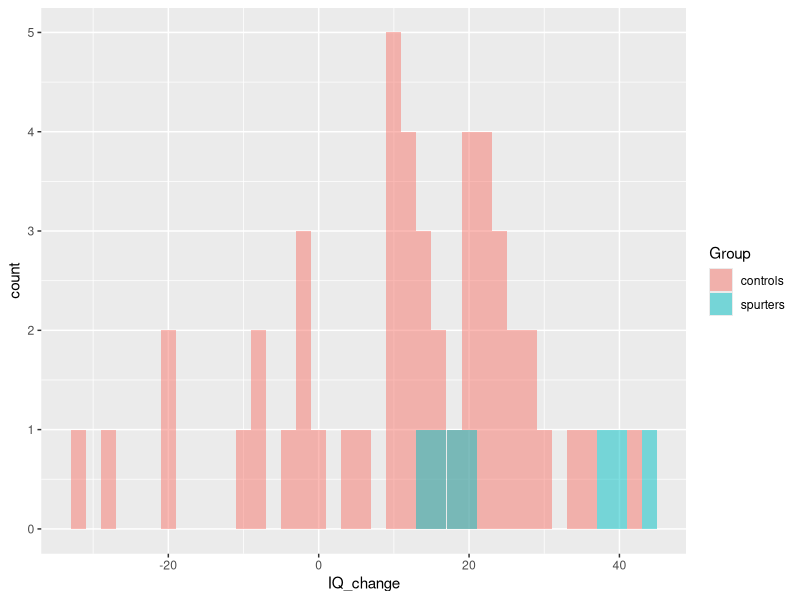
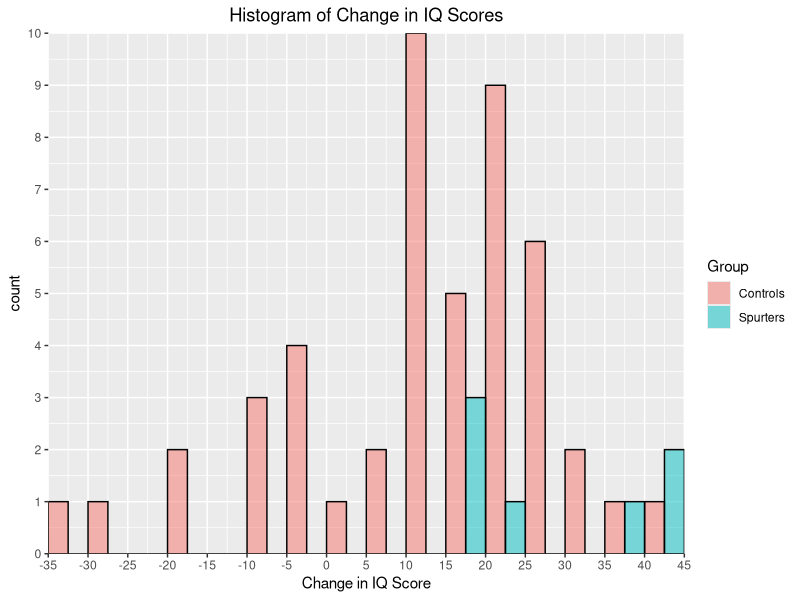
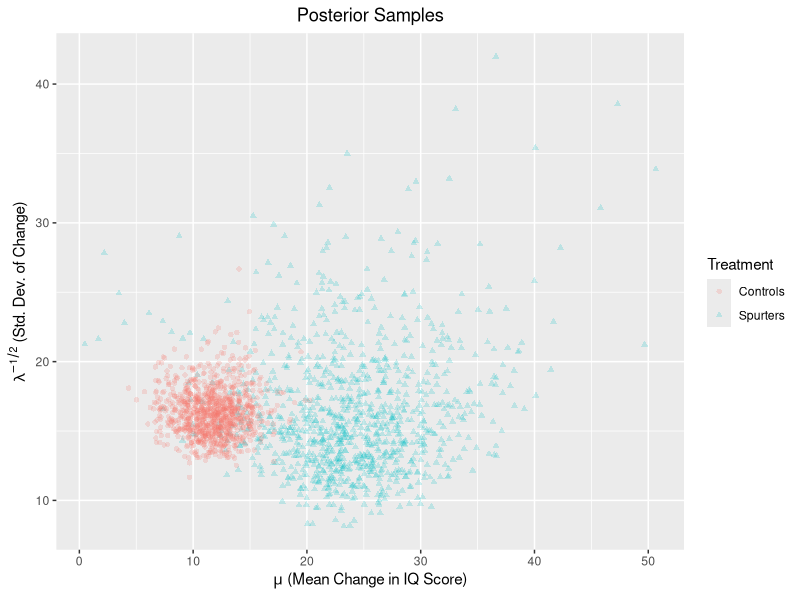

Write R code to recreate these figures, in order.
## ---- chunk 1
library(ggplot2)
library(tidyverse)

# data
x <- c(18, 40, 15, 17, 20, 44, 38)
y <- c(-4, 0, -19, 24, 19, 10, 5, 10, 29, 13, -9, -8, 20, -1, 12, 21, -7, 14,
     13, 20, 11, 16, 15, 27, 23, 36, -33, 34, 13, 11, -19, 21, 6, 25, 30,
     22, -28, 15, 26, -1, -2, 43, 23, 22, 25, 16, 10, 29)

# make data frame with two columns
plotdf <- data.frame(
  IQ_change = c(x, y),
  Group = c(rep('spurters', length(x)), rep('controls', length(y)))
)

# plot histogram of IQ_change for both groups
plotdf %>% 
  ggplot() +
  geom_histogram(aes(fill=Group, x=IQ_change), 
                 binwidth = 2,
                 position = 'identity',
                 alpha = 0.5) +
  NULL

## ---- chunk 2
## don't use data in package, use data on lab assignment #
library(plyr)
library(ggplot2)
library(dplyr)
library(xtable)
library(reshape)
## ---- chunk 3
set.seed(123)
# input data
# spurters
x = c(18, 40, 15, 17, 20, 44, 38)
# control group
y = c(-4, 0, -19, 24, 19, 10, 5, 10,
      29, 13, -9, -8, 20, -1, 12, 21,
      -7, 14, 13, 20, 11, 16, 15, 27,
      23, 36, -33, 34, 13, 11, -19, 21,
      6, 25, 30,22, -28, 15, 26, -1, -2,
      43, 23, 22, 25, 16, 10, 29)
# store data in data frame 
iqData = data.frame(Treatment = c(rep("Spurters", length(x)), 
                                  rep("Controls", length(y))),
                                  Gain = c(x, y))
## ---- chunk 4
xLimits = seq(min(iqData$Gain) - (min(iqData$Gain) %% 5),
              max(iqData$Gain) + (max(iqData$Gain) %% 5),
              by = 5)

ggplot(data = iqData, aes(x = Gain, fill = Treatment, colour = I("black"))) + 
  geom_histogram(position = "dodge", alpha = 0.5, breaks = xLimits, closed = "left")+
  scale_x_continuous(breaks = xLimits, 
                     expand = c(0,0))+ 
  scale_y_continuous(expand = c(0,0), 
breaks = seq(0, 10, by = 1))+
  ggtitle("Histogram of Change in IQ Scores") + labs(x = "Change in IQ Score", 
                                                     fill = "Group") + 
                                               theme(plot.title = element_text(hjust = 0.5))  
## ---- chunk 5
prior = data.frame(m = 0, c = 1, a = 0.5, b = 50)
findParam = function(prior, data){
  postParam = NULL
  c = prior$c
  m = prior$m
  a = prior$a
  b = prior$b
  n = length(data)
  postParam = data.frame(m = (c*m + n*mean(data))/(c + n), 
                c = c + n, 
                a = a + n/2, 
                b =  b + 0.5*(sum((data - mean(data))^2)) + 
                  (n*c *(mean(data)- m)^2)/(2*(c+n)))
  return(postParam)
}
postS = findParam(prior, x)
postC = findParam(prior, y)

## ---- chunk 6
xtable(rbind(prior = prior,
             `Spurters Posterior` = postS,
             `Controls Posterior` = postC), 
       caption = "Parameters")
## ---- chunk 7
# sampling from two posteriors 

# Number of posterior simulations
sim = 1000

# initialize vectors to store samples
mus = NULL
lambdas = NULL
muc = NULL
lambdac = NULL

# Following formula from the NormalGamma with 
# the update paramaters accounted accounted for below 

lambdas = rgamma(sim, shape = postS$a, rate = postS$b)
lambdac = rgamma(sim, shape = postC$a, rate = postC$b)


mus = sapply(sqrt(1/(postS$c*lambdas)),rnorm, n = 1, mean = postS$m)
muc = sapply(sqrt(1/(postC$c*lambdac)),rnorm, n = 1, mean = postC$m)

# Store simulations
simDF = data.frame(lambda = c(lambdas, lambdac),
                   mu = c(mus, muc),
                   Treatment = rep(c("Spurters", "Controls"),
                                   each = sim))

simDF$lambda = simDF$lambda^{-0.5}

# Plot the simulations
ggplot(data = simDF, aes(x = mu, y = lambda, colour = Treatment, shape = Treatment)) +
  geom_point(alpha = 0.2) + 
  labs(x = expression(paste(mu, " (Mean Change in IQ Score)")),
       y = expression(paste(lambda^{-1/2}, " (Std. Dev. of Change)")))  + 
  ggtitle("Posterior Samples")+ 
  theme(plot.title = element_text(hjust = 0.5))
